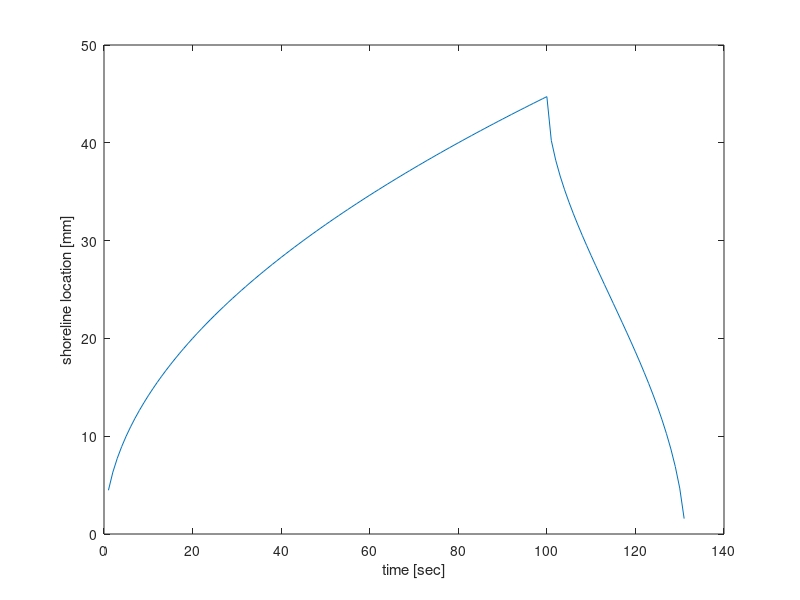
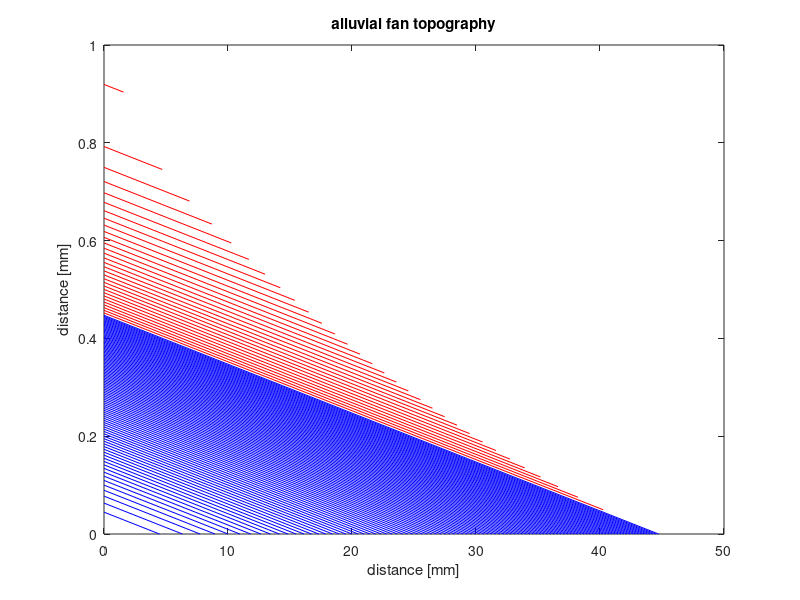

MATLAB code to generate these figures, in order:
%% 2023-02-21
% Model to predct Alluvial fan retreat by infiltration
clear
close all


%% 
qw= 10 ; % mm2 / sec
qs = 0.1; % mm2 / sec
St = 0.01; % topset slope
timestep=150; % 
dt=1; % sec
s = zeros (timestep,1); % mm
qw_inf = zeros (timestep,1); % mm2/sec
alpha = 1 ; % infiltration coeff? % 1/sec

% infiltration occurs vertically
% qw_infiltration =  Area * alpha  [mm2/sec]


%% before retreat 
for i = 1 :dt: timestep  
    
   s(i) = sqrt (2*qs*i/St);  % mm
   qw_inf(i)= alpha *s(i) * s(i) * St /2 ; % mm ^ 2  / sec
    
   figure(2)
   plot ( [0, s(i)],[s(i)*St , 0] ,'b')
   hold on
   
   if qw_inf(i) > qw
       fprintf("infiltration is higher than input, time step is %g \n",i)
       break
      
       
   else
   end

   
end
L = s(i) %  maximum shoreline 
Lp= sqrt ( 2 * qw / alpha / St ) % check L is same with Lp
 thick=0;
    
%% retreat
gg3= -4*St*(2*qw/alpha - 2* qs); % -4ac in  quadratic fomula
 
gg2 =  (2*L*St); %temporary saved _ keep changing term  % b^2  in quadratic fomula

 for j = i+1 : dt : timestep
%      x=( 2*L*St - sqrt ( 4*L*L*St*St-4*St*(-2*qs+2*qw/alpha))) / 2 / St
%     x=( 2*L*St + sqrt ( 4*L*L*St*St-4*St*(-2*qs+2*qw/alpha))) / 2 / St
%       

s(j) =( 2*L*St - sqrt ( gg2^2 +gg3) )/ 2/St  % quadratic fomula: {-b - sqrt (b^2 - 4ac)} / 2a
% s(j) is where qw_inf   equall to qw_input 
gg2 = gg2 + 2*qs/s(j) ; %  b^2 + 2 Thickness(i-1)  % see note
thick=thick+2*qs/s(j);


if s(j)<0 
    break
end
plot ( [0, s(j) ], [L*St+thick , (L-s(j))*St+thick],'r')
xlabel('distance [mm]')
ylabel('distance [mm]')
title ('alluvial fan topography')

 end
 figure(1)
 plot(s(1:j-1))
 ylabel('shoreline location [mm]')
 xlabel('time [sec]')
 
 
 